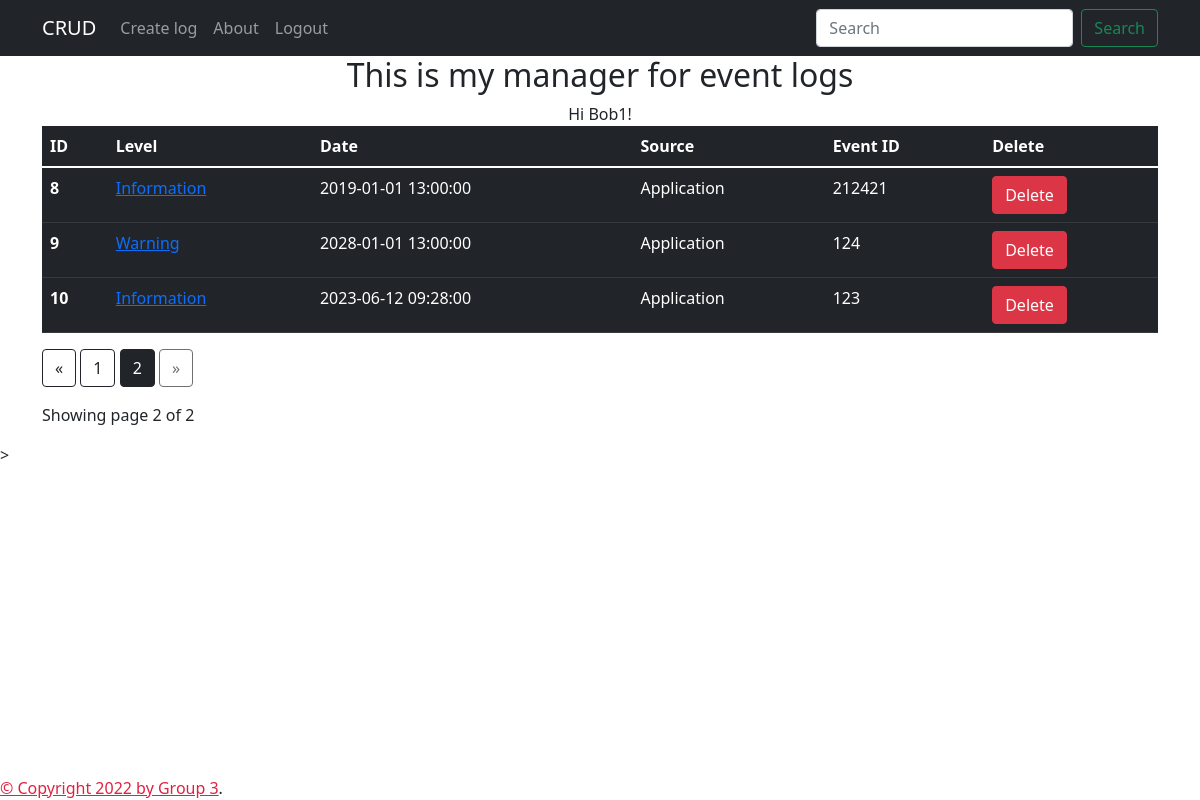
Page /?page=2 (signed in) on the committed database.
### models.py (models this page shows, shortened)
class User(db.Model, UserMixin):
    __tablename__ = "user"
    id = db.Column(db.Integer, primary_key=True)
    username = db.Column(db.String(80), unique=True, nullable=False)
    password = db.Column(db.String(300), nullable=False, unique=True)

class Events_model(db.Model):
    __tablename__ = 'event_errors'
    id = db.Column(db.Integer, primary_key=True)
    level = db.Column(db.String(80))
    date_time = db.Column(db.DateTime, default=datetime.utcnow)
    source = db.Column(db.String(80))
    event_id = db.Column(db.Integer())

### app.py (the view)
@app.route('/')
@login_required
def home():
    page = request.args.get('page', type = int)
    application_logs = Events_model.query.paginate(page = page, per_page = 5)
    return render_template('index.html', application_logs=application_logs, name = current_user), 200
    r

### app.py (called while the page is built)
@login_manager.user_loader
def load_user(user_id):
    return User.query.get(int(user_id))

### templates/index.html (shortened to what this page needs)
{% extends "base.html" %}
{% block content %}
<div class="container" style="text-align: center;width: 100%;">
    <h2> This is my manager for event logs</h2>
     Hi {{ current_user.username }}!
</div>
<div class = "container">
      <table class="table table-dark">
        <thead>
          <tr>
            <th scope="col">ID</th>
            <th scope="col">Level</th>
            <th scope="col">Date</th>
            <th scope="col">Source</th>
            <th scope="col">Event ID</th>
            <th scope="col">Delete</th>
          </tr>
        </thead>
        <tbody>
            {% for application_log in application_logs.items %}
        <a href="#">
          <tr>
            <th scope="row">{{application_log.id}}</th>
            <td><a href='/data/{{application_log.id}}/update'>{{application_log.level}}</a></td>
            <td>{{application_log.date_time}}</td>
            <td>{{application_log.source}}</td>
            <td>{{application_log.event_id}}</td>
            <td><a href='/data/{{application_log.id}}/delete' onclick="return confirm('Are you sure you want to delete this item?');" type="button" class="btn btn-danger">Delete</a></td>
          </tr>
        </a>
          {% endfor %}
        </tbody>
      </table>
<div class="text-right">
  <a href="{{ url_for('home', page=application_logs.prev_num) }}"
     class="btn btn-outline-dark
     {% if application_logs.page == 1 %}disabled{% endif %}">
      &laquo;
  </a>
  {% for page_num in application_logs.iter_pages(left_edge=1, right_edge=1, left_current=1, right_current=2) %}{% if page_num %}
          {% if application_logs.page == page_num %}
          <a href="{{ url_for('home', page=page_num) }}"
             class="btn btn-dark">
              {{ page_num }}
          </a>
          {% else %}
          <a href="{{ url_for('home', page=page_num) }}"
             class="btn btn-outline-dark">
              {{ page_num }}
          </a>
          {% endif %}
      {% else %}
          ...
      {% endif %}
  {% endfor %}    <a href="{{ url_for('home', page=application_logs.next_num) }}"
     class="btn btn-outline-dark
     {% if application_logs.page == application_logs.pages %}disabled{% endif %}">
      &raquo;
  </a>
</div>
<p class="text-right mt-3">
 Showing page {{ application_logs.page }} of {{ application_logs.pages }}
</p>
</div>>
{% endblock %}

### rows in the picture
User: username "Bob1"
Events_model: id "8", level "Information", date_time "2019-01-01 13:00:00", source "Application", event_id "212421"
Events_model: id "9", level "Warning", date_time "2028-01-01 13:00:00", source "Application", event_id "124"
Events_model: id "10", level "Information", date_time "2023-06-12 09:28:00", source "Application", event_id "123"

### other values in the picture
{{ page_num }} "1"
{{ page_num }} "2"
{{ application_logs.page }} "2"
{{ application_logs.pages }} "2"
